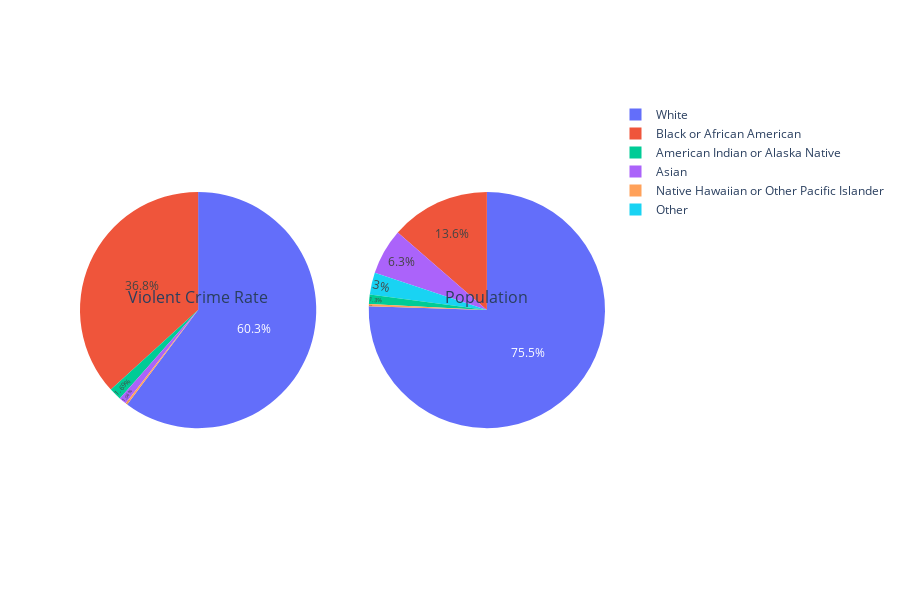

The code cell stored with this chart in its notebook:
### Markdown cell above
### Racial inequality and criminality

From the various numbers in data it can be seen that criminal behaviour is often linked to someone’s race. This is supported by the research of Piquero and Brame who argue that official record studies consistently demonstrate higher levels of criminal involvement among Black individuals compared to White individuals (2008). From figure 1, it can be deduced that black or African American individuals (red) commit proportionally more violent crimes than the individuals of white ethnicity (blue). Visualisations of the data consistently demonstrate a higher likelihood of people of colour being associated with criminality.

### Code cell
import pandas as pd
import plotly.graph_objects as go
from plotly.subplots import make_subplots

# Read the data from crimrace.csv
dp = pd.read_csv('crimerace.csv', delimiter=',')

aantal_crime = dp['total']
race_crime = dp['race']

# Create the first pie chart
fig1 = go.Figure(data=[go.Pie(labels=race_crime, values=aantal_crime, textposition='inside', hovertemplate='%{label}: %{percent:.1%}')])
fig1.update_layout(title='Violent crime rate across racial groups', height=600)

# Read the data from population.csv
df = pd.read_csv('population.csv', delimiter=',')

aantal_population = df['total']
race_population = df['race']

# Create the second pie chart
fig2 = go.Figure(data=[go.Pie(labels=race_population, values=aantal_population, textposition='inside', hovertemplate='%{label}: %{percent:.1%}')])
fig2.update_layout(title='Population of the US', height=600)

# Create subplots with custom grid arrangement
fig = make_subplots(rows=1, cols=2, subplot_titles=('Violent Crime Rate', 'Population'),
                    specs=[[{'type': 'pie'}, {'type': 'pie'}]])

# Add the pie charts to the subplot grid
fig.add_trace(fig1.data[0], row=1, col=1)
fig.add_trace(fig2.data[0], row=1, col=2)

# Set the size and position of the pie charts
fig.update_layout({
    'grid': {'rows': 1, 'columns': 2, 'pattern': 'independent'},
    'annotations': [{'x': 0.225, 'y': 0.5, 'text': 'Violent Crime Rate', 'showarrow': False, 'font': {'size': 16}},
                    {'x': 0.775, 'y': 0.5, 'text': 'Population', 'showarrow': False, 'font': {'size': 16}}],
    'showlegend': True,
    'legend': {'itemsizing': 'constant'},
    'height': 600
})

# Set the legend for the first pie chart
fig.update_traces(patch={'hovertemplate': '%{label}: %{percent:.1%}'})

# Set the legend for the second pie chart
fig.update_traces(patch={'hovertemplate': '%{label}: %{percent:.1%}'})

# Show the plot
fig.show()

### Figure 1 — Plotly figure (JSON) as saved in the notebook; plotly's stock layout.template omitted (floating-point values rounded to 4 significant figures)
{"data": [{"domain": {"x": [0, 0.45], "y": [0, 1]}, "hovertemplate": "%{label}: %{percent:.1%}", "labels": ["White", "Black or African American", "American Indian or Alaska Native", "Asian", "Native Hawaiian or Other Pacific Islander"], "textposition": "inside", "type": "pie", "values": [4337471, 2646696, 121995, 74639, 17569]}, {"domain": {"x": [0.55, 1], "y": [0, 1]}, "hovertemplate": "%{label}: %{percent:.1%}", "labels": ["White", "Black or African American", "American Indian or Alaska Native", "Asian", "Native Hawaiian or Other Pacific Islander", "Other"], "textposition": "inside", "type": "pie", "values": [75.5, 13.6, 1.3, 6.3, 0.3, 3]}], "layout": {"annotations": [{"font": {"size": 16}, "showarrow": false, "text": "Violent Crime Rate", "x": 0.225, "xanchor": "center", "xref": "paper", "y": 0.5, "yanchor": "bottom", "yref": "paper"}, {"font": {"size": 16}, "showarrow": false, "text": "Population", "x": 0.775, "xanchor": "center", "xref": "paper", "y": 0.5, "yanchor": "bottom", "yref": "paper"}], "grid": {"columns": 2, "pattern": "independent", "rows": 1}, "height": 600, "legend": {"itemsizing": "constant"}, "showlegend": true}}
